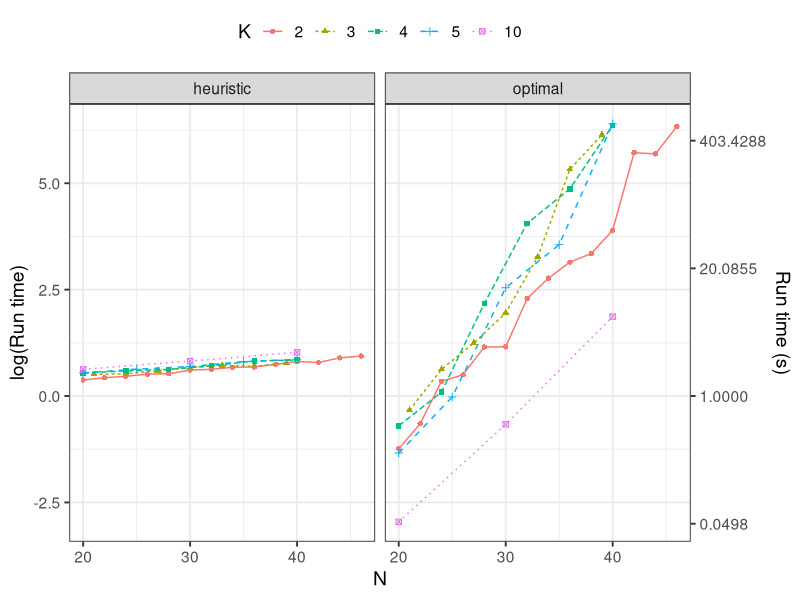

Generate this figure with R:

library(dplyr)
library(tidyr)
library(ggplot2)
library(here)

ti <- read.csv(here("Running_Time_Optimal_Algorithm", "results_runningtime.csv"), sep = ";")

# we need comparator that allows for numeric imprecision of double, to test if heuristic solutions were optimal 
# (as in file running_times.R)

"%==%" <- function(x, y) abs(x - y) < .0000000001
"%>%" <- function(x, y) (x - y) > (.0000000001)

mean(ti$diversity_optimal %>% ti$diversity_heuristic, na.rm = TRUE) 
ti$ID <- 1:nrow(ti)

dfl <- ti |> 
  select(ID, N, K, time_heuristic, time_optimal, time_limit_exceeded) |> 
  pivot_longer(
    cols = c(time_heuristic, time_optimal),
    names_to = "Algorithm", 
    values_to = "Runtime",
    names_prefix = "time_")

dfl$K <- factor(dfl$K)
df <- dfl |> 
  filter(!time_limit_exceeded) |> 
  group_by(N, K, Algorithm) |> 
  summarise(runtime = mean(Runtime))

df |> 
  group_by(K, Algorithm) |> 
  summarise(max_mean_runtime = max(runtime), N_max = max(N)) |> 
  arrange(desc(Algorithm), K)

options(scipen = 999, digits = 2)
df |>
  ggplot(aes(x = N, y = log(runtime))) +
  geom_point(aes(color = K, shape = K)) +
  geom_line(aes(linetype = K, color = K)) +
  theme_bw(base_size = 14) +
  facet_grid(cols = vars(Algorithm), scales = "free") +
  ylab("log(Run time)") + 
  theme(legend.position = "top")+ 
  scale_y_continuous(
    sec.axis = sec_axis(transform = ~ exp(.x),
                        name = "Run time (s)", 
                        breaks = exp(c(-6, -3, 0, 3, 6)))
  ) 

